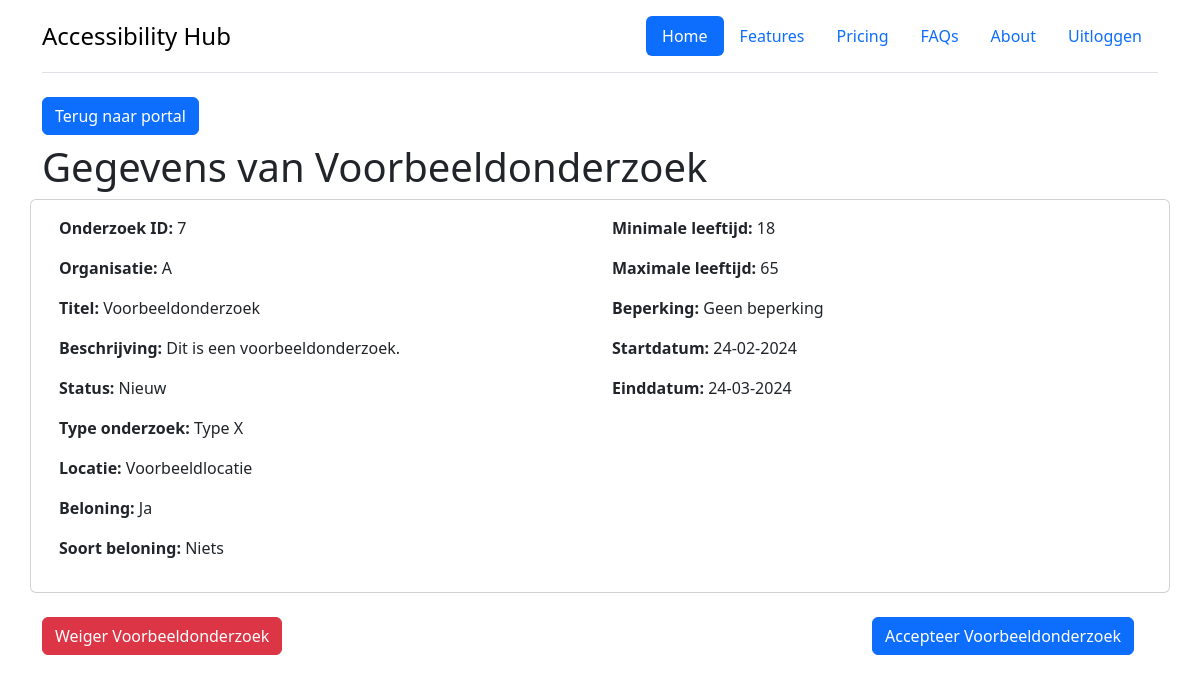
Page /medewerkers/onderzoek/7/ on the earlier database version.
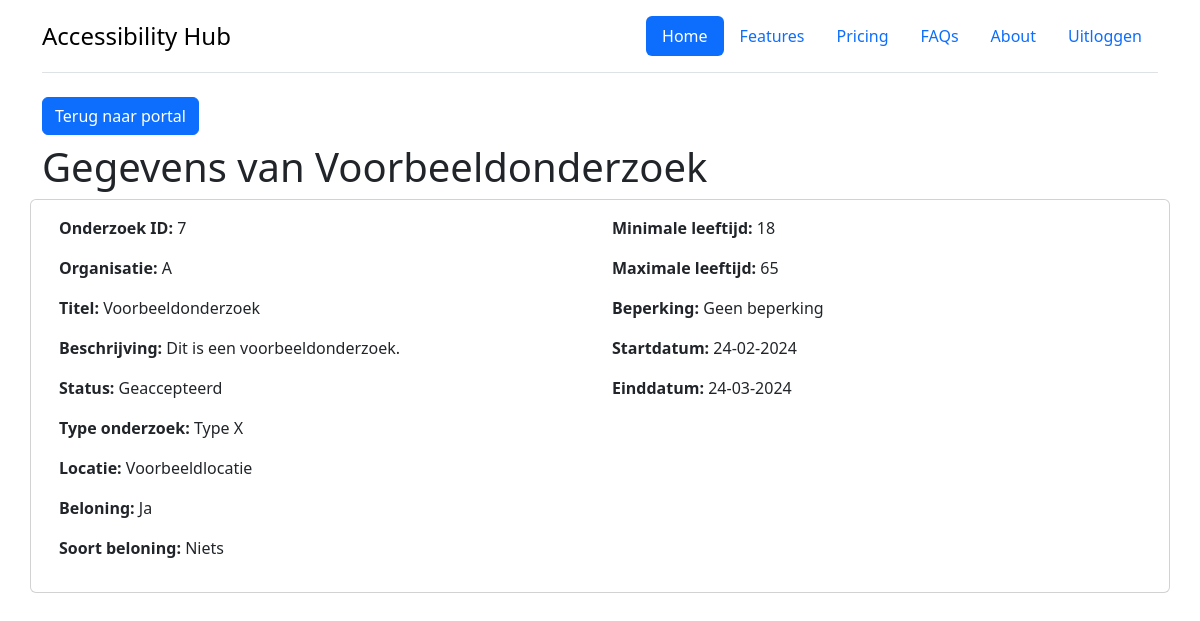
Same page on the later database version.
### companies/models.py (models this page shows)
class Onderzoek(models.Model):
    onderzoek_id = models.AutoField(primary_key=True)
    titel = models.CharField(max_length=255, unique=True)
    status = models.CharField(max_length=255, default='Nieuw')
    beschikbaar = models.BooleanField(default=True)
    beschrijving = models.TextField()
    startdatum = models.DateField()
    einddatum = models.DateField()
    type_onderzoek = models.CharField(max_length=255)
    locatie = models.CharField(max_length=255)
    met_beloning = models.BooleanField(default=False)
    beloning = models.CharField(max_length=255, blank=True, null=True)
    doelgroep_leeftijd_van = models.IntegerField()
    doelgroep_leeftijd_tot = models.IntegerField()
    doelgroep_beperking = models.CharField(max_length=255)
    organisatie = models.ForeignKey(Organisatie, on_delete=models.CASCADE, related_name='onderzoeken')
    class Meta:
        db_table = 'onderzoeken'

class Organisatie(AbstractUser):
    bedrijfsnaam = models.CharField(max_length=255)
    email = models.CharField(max_length=255, unique=True, db_column='email')
    token = models.CharField(max_length=255, unique=True)
    status = models.CharField(max_length=255, default='Nieuw')
    username = None
    USERNAME_FIELD = 'email'
    REQUIRED_FIELDS = []
    class Meta:
        db_table = 'organisaties'

### administrators/views.py (the view)
def onderzoek(request, onderzoek_id):
    onderzoek = Onderzoek.objects.get(onderzoek_id=onderzoek_id)
    return render(request, 'research.html', {'onderzoek': onderzoek})

### administrators/templates/research.html (shortened to what this page needs)
{% extends "base.html" %}
{% block content %}
    <div class="container">
        <div class="row">
            <div class="col-md-12">
                <a class="btn btn-primary mb-2" href="/medewerkers/portal/" role="button">Terug naar portal</a>
                <div class="row">
                    <div class="col-8 ">
                        <h1>Gegevens van {{ onderzoek.titel }}</h1>
                    </div>
                    <div class="card">
                        <div class="card-body">
                            <div class="row">
                                <div class="col-6">
                                    <p><b>Onderzoek ID:</b> {{ onderzoek.onderzoek_id }}</p>
                                    <p><b>Organisatie:</b> {{ onderzoek.organisatie.bedrijfsnaam }}</p>
                                    <p><b>Titel:</b> {{ onderzoek.titel }}</p>
                                    <p><b>Beschrijving:</b> {{ onderzoek.beschrijving }}</p>
                                    <p><b>Status:</b> {{ onderzoek.status }}</p>
                                    <p><b>Type onderzoek:</b> {{ onderzoek.type_onderzoek }}</p>
                                    <p><b>Locatie:</b> {{ onderzoek.locatie }}</p>
                                    <p><b>Beloning:</b> {% if onderzoek.met_beloning == 1 %}Ja{% else %}Nee{% endif %}
                                    </p>
                                    {% if onderzoek.beloning %}
                                        <p><b>Soort beloning:</b> {{ onderzoek.beloning }}</p>
                                    {% else %}
                                        <p><b>Soort beloning:</b> Niets</p>
                                    {% endif %}
                                </div>
                                <div class="col-6">
                                    <p><b>Minimale leeftijd:</b> {{ onderzoek.doelgroep_leeftijd_van }}</p>
                                    <p><b>Maximale leeftijd:</b> {{ onderzoek.doelgroep_leeftijd_tot }}</p>
                                    <p><b>Beperking:</b> {{ onderzoek.doelgroep_beperking }}</p>
                                    <p><b>Startdatum:</b> {{ onderzoek.startdatum|date:"d-m-Y" }}</p>
                                    <p><b>Einddatum:</b> {{ onderzoek.einddatum|date:"d-m-Y" }}</p>
                                </div>
                            </div>
                        </div>
                    </div>
                    {% if onderzoek.status == 'Nieuw' %}
                        <div class="row pt-4">
                            <div class="col-6 d-flex justify-content-start align-items-center">
                                <a class="btn btn-danger mb-2"
                                   href="{% url 'administrators:verwijder_onderzoek' onderzoek.onderzoek_id %}"
                                   role="button">Weiger {{ onderzoek.titel }}</a></div>
                            <div class="col-6 d-flex justify-content-end align-items-center">
                                <a class="btn btn-primary mb-2"
                                   href="{% url 'administrators:accepteer_onderzoek' onderzoek.onderzoek_id %}"
                                   role="button">Accepteer {{ onderzoek.titel }}</a></div>
                        </div>
                    {% endif %}
                </div>
            </div>
        </div>
    </div>
{% endblock content %}

Differences in the rows shown:
changed Onderzoek "Voorbeeldonderzoek": status "Nieuw" → "Geaccepteerd"; titel "Voorbeeldonderzoek" → (not shown)
Other differences:
text no longer shown: "Weiger Accepteer"
